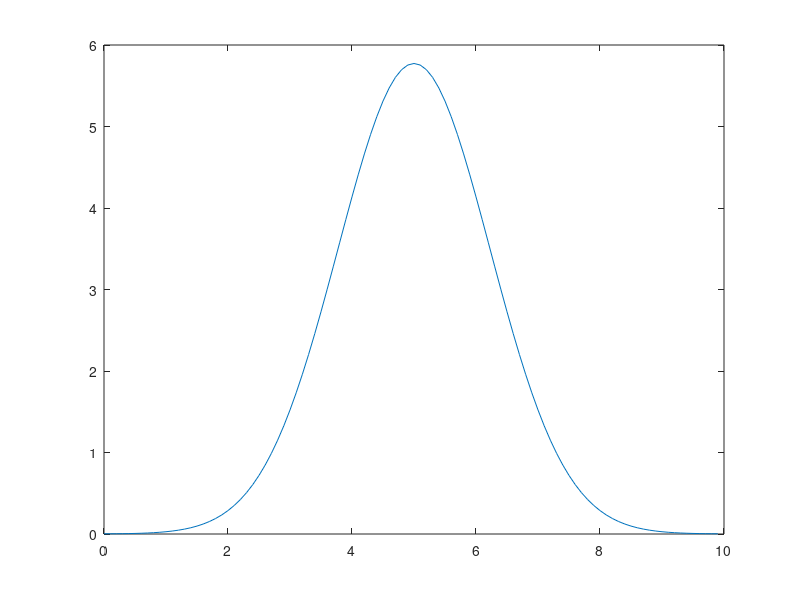
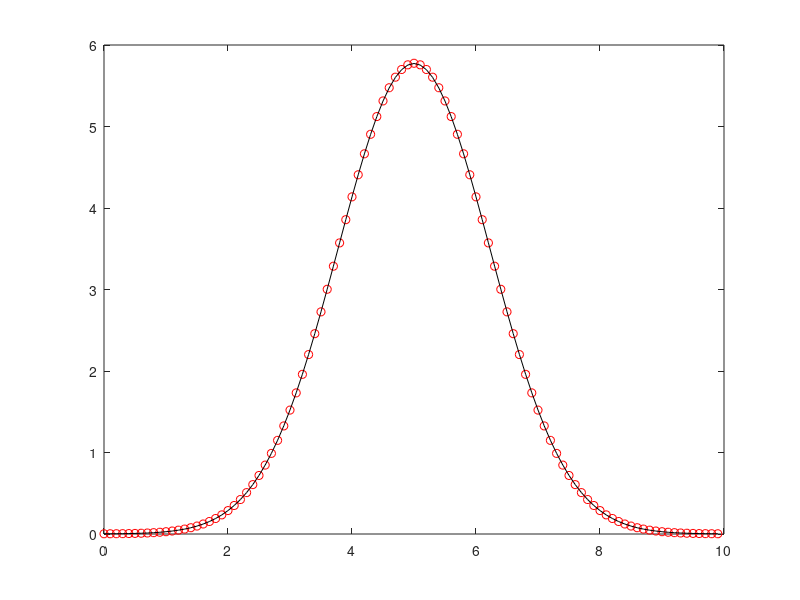
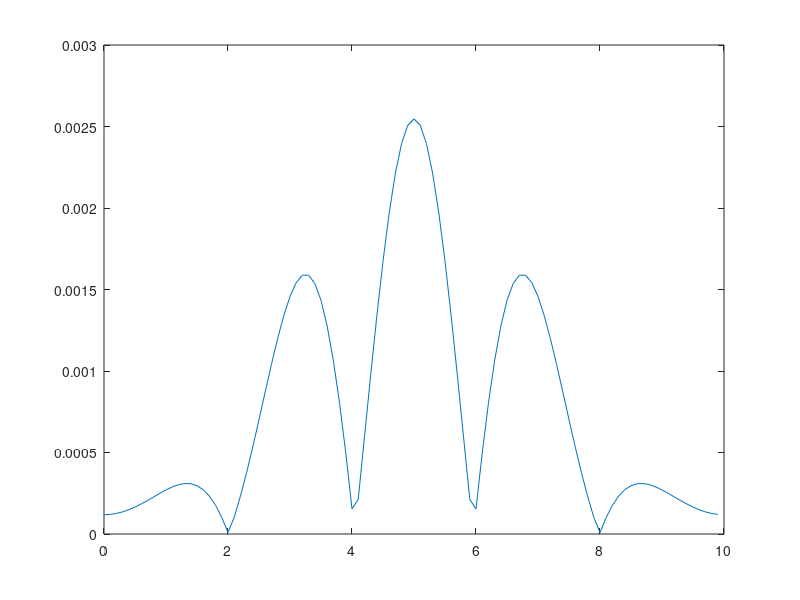

The MATLAB script that drew these images, in order:
clear all
close all
clc
format long

L=10;
N=100;
dx=L/N;
x=[0:dx:L-dx]';
T=5;
M=20;
dt=T/M;
t=[0:dt:T]';
nu=0.1;

% %  exact solution with fourier series
c0=@(x) 10*exp(-((x-L/2)./(L/10)).^2);
y0=c0(x);
c0hat=fft(y0);
k=[0,1:N/2,-N/2+1:-1]';
omegak=(2*pi*k)./L;
alfak=nu*(j).^2*omegak.^2;
chatk=exp(alfak*T).*c0hat;
y_exact=ifft(chatk);

figure(1)
plot(x,y_exact)

% % numerical solution with crank-nicolson
mi=(nu*dt)/(2*dx^2);
A1=(1+2*mi)*ones(1,length(x));
A2=-mi*ones(1,length(x)-1);
A_CN=diag(A1)+diag(A2,1)+diag(A2,-1);
A_CN(1,end)=-mi;
A_CN(end,1)=-mi;
A3=(1-2*mi)*ones(1,length(x));
A4=mi*ones(1,length(x)-1);
A_CNrhs=diag(A3)+diag(A4,1)+diag(A4,-1);
A_CNrhs(1,end)=mi;
A_CNrhs(end,1)=mi;
c_old=y0;

for i=1:length(t)-1
    b=A_CNrhs*c_old;
    c_new=A_CN\b;
    c_old=c_new
end

figure(2)
plot(x,c_new,'ro',x,y_exact,'k')

abs_err_inf=norm(abs(y_exact-c_new),inf)
rel_err_inf=norm(abs(y_exact-c_new),inf)./norm(abs(y_exact),inf)

abs_err_2=norm(abs(y_exact-c_new),2)
rel_err_2=norm(abs(y_exact-c_new),2)./norm(abs(y_exact),2)

abs_err=abs(y_exact-c_new);

figure(3)
plot(x,abs_err)
